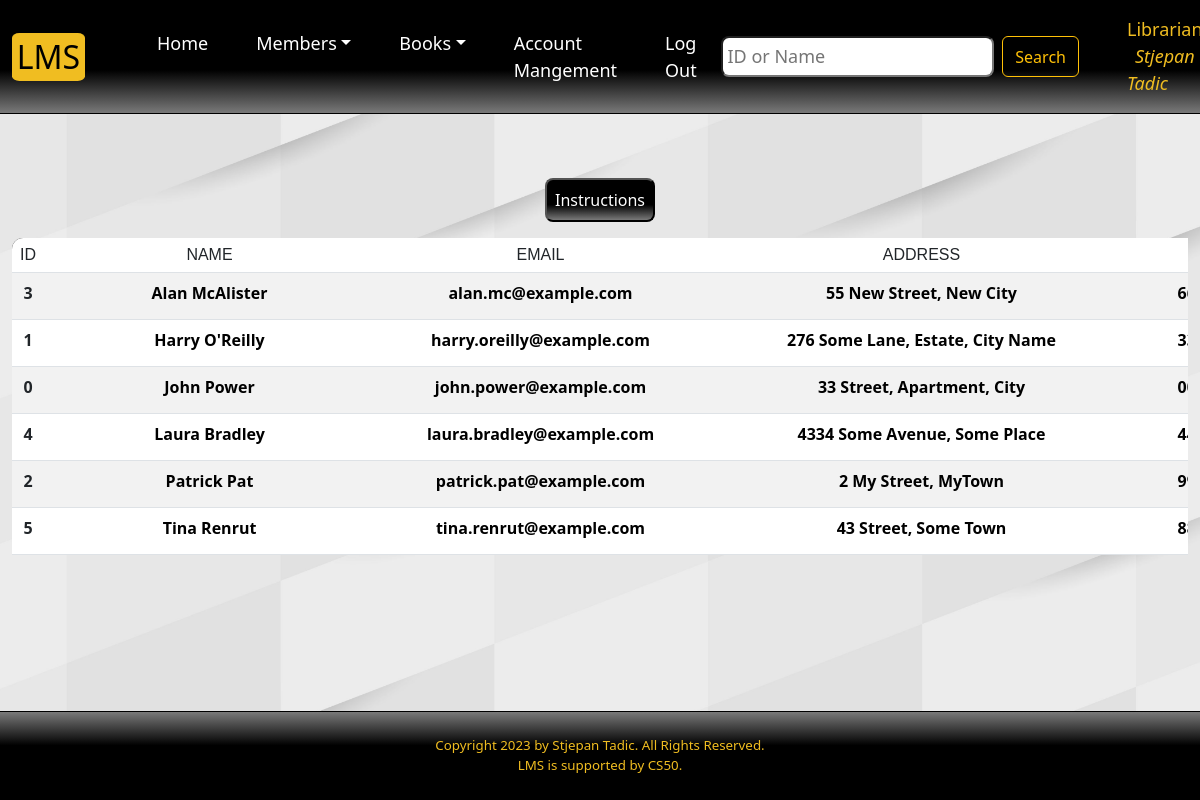
/members (signed in), run on an earlier commit of the app's database.
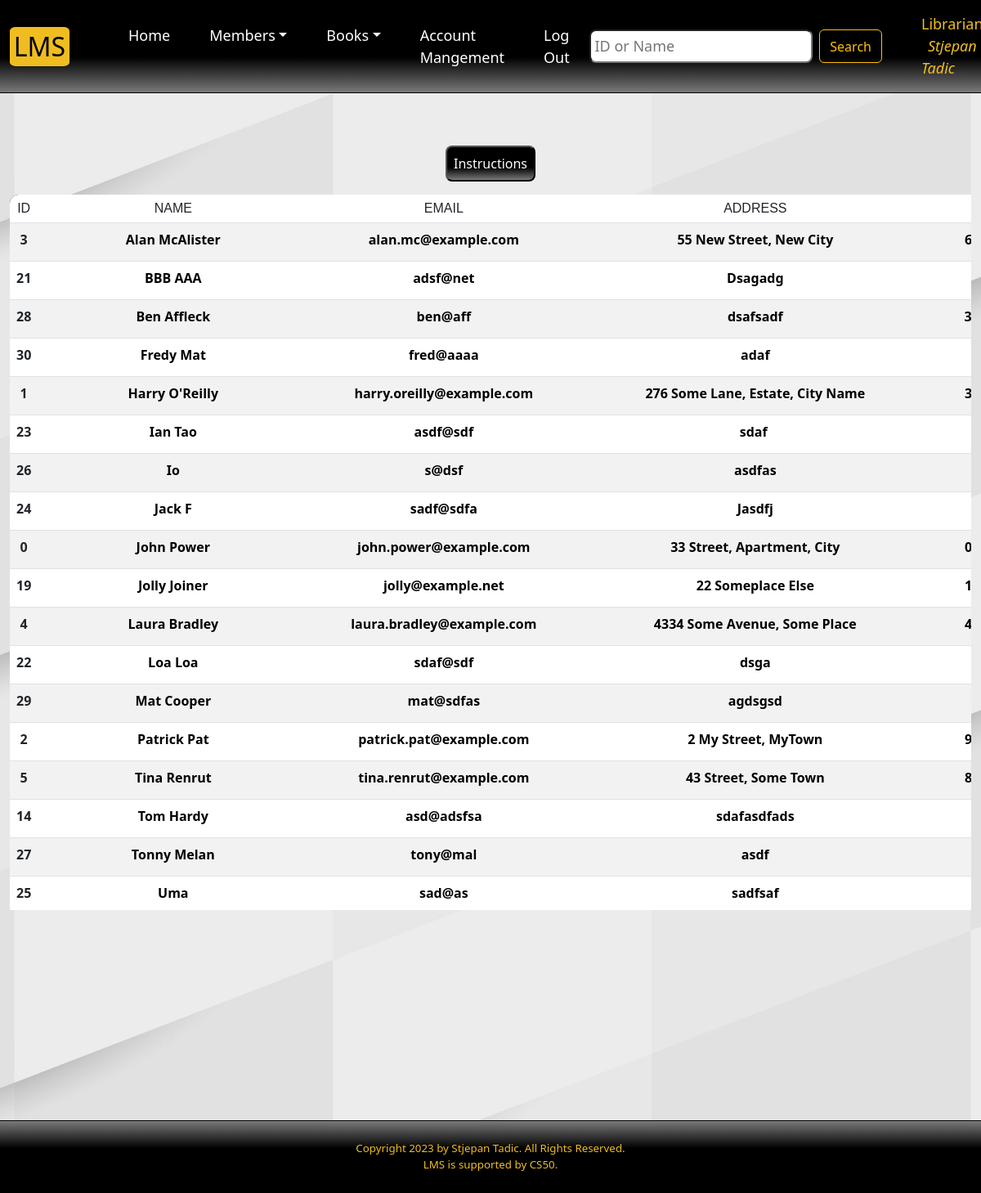
And on a later commit of the database.
### tables this page shows
CREATE TABLE "staff" ("staff_id" INTEGER PRIMARY KEY AUTOINCREMENT UNIQUE NOT NULL, "name" TEXT NOT NULL, "username" TEXT NOT NULL, "hash" TEXT NOT NULL, time TIMESTAMP NOT NULL DEFAULT CURRENT_TIMESTAMP
);

CREATE TABLE "members" ("member_id" INTEGER PRIMARY KEY AUTOINCREMENT UNIQUE NOT NULL, "name" TEXT NOT NULL, "email" TEXT NOT NULL, "address" TEXT NOT NULL, phone VARCHAR(20) NOT NULL,
time TIMESTAMP NOT NULL DEFAULT CURRENT_TIMESTAMP);

### app.py (the view, shortened to what this page needs)
@app.route('/members', methods = ['GET', 'POST'])
@login_required
def members():
    user_id = session['user_id']
    name = db.execute('SELECT name FROM staff WHERE staff_id = ?', user_id)[0]['name']
    members = db.execute('SELECT * FROM members ORDER BY name ASC')
    if request.method == 'GET':
        q = request.args.get('query')
        if q:
            members = db.execute('SELECT * FROM members WHERE member_id LIKE ? OR name LIKE ?', q, '%' + q + '%')
            return render_template('members.html', name=name, members=members)
        return render_template('members.html', name=name, members=members)

### app.py (called while the page is built)
@app.after_request
def after_request(response):
    response.headers["Cache-Control"] = "no-cache, no-store, must-revalidate"
    response.headers["Expires"] = 0
    response.headers["Pragma"] = "no-cache"
    return response

def login_required(f):
    @wraps(f)
    def decorated_function(*args, **kwargs):
        if session.get("user_id") is None:
            return redirect("/login")
        return f(*args, **kwargs)
    return decorated_function

### templates/members.html (shortened to what this page needs)
{% extends "layout.html" %}
{% block search %}
<form class="d-flex aaa" role="search">
    <input class="search me-2" type="search" name="query" autocomplete="off" placeholder="ID or Name" aria-label="Search">
    <button class="btn btn-outline-warning" type="submit">Search</button>
</form>
{% endblock %}
{% block main %}
<p>
    <button class="button btn-members" type="button" data-bs-toggle="collapse" data-bs-target="#collapseExample" aria-expanded="false" aria-controls="collapseExample">
        Instructions
    </button>
</p>
<div class="wrapper">
<table class="table table-striped" spellcheck="false">
    <thead class="sticky-top table-top">
        <tr>
            <th scope="col" style="border-radius: 0.7rem 0 0 0;">ID</th>
            <th scope="col">NAME</th>
            <th scope="col">EMAIL</th>
            <th scope="col">ADDRESS</th>
            <th scope="col">PHONE</th>
        </tr>
    </thead>
    <tbody>
        {% for member in members %}
        <tr class="row-data">
            <form action="/members" method="POST" onsubmit="return confirm('Are you sure you want to proceed?')">
                <td><input type="text" name="id" value="{{ member.member_id }}" hidden>{{ member.member_id }}</td>
                <td><textarea oninput='this.style.height = "";this.style.height = this.scrollHeight + "px"' name="name" rows="1" cols="30">{{ member.name }}</textarea></td>
                <td><textarea oninput='this.style.height = "";this.style.height = this.scrollHeight + "px"' name="email" rows="1" cols="30">{{ member.email }}</textarea></td>
                <td><textarea oninput='this.style.height = "";this.style.height = this.scrollHeight + "px"' name="address" rows="1" cols="40">{{ member.address }}</textarea></td>
                <td><textarea oninput='this.style.height = "";this.style.height = this.scrollHeight + "px"' name="phone" rows="1" cols="15">{{ member.phone }}</textarea></td>
            </form>
        </tr>
        {% endfor %}
    </tbody>
</table>
</div>
{% endblock %}

### templates/layout.html (shortened to what this page needs)
<!DOCTYPE html>
<html land="en">
<head>
    <link href="https://cdn.jsdelivr.net/npm/bootstrap@5.3.0-alpha1/dist/css/bootstrap.min.css" rel="stylesheet">
    <link href="../static/styles.css" rel="stylesheet">
</head>
<body>
    <nav class="navbar navbar-expand-lg sticky-top">
        <div class="container-fluid">
            <a class="navbar-brand" href="/">LMS</a>
            <div class="collapse navbar-collapse" id="navbarSupportedContent">
                {% if session["user_id"] %}
                    <ul class="navbar-nav me-auto mb-2 mb-lg-0">
                        <li class="nav-item"><a class="nav-link" aria-current="page" href="/">Home</a></li>
                        <li class="nav-item dropdown">
                            <a class="nav-link dropdown-toggle" href="#" role="button" data-bs-toggle="dropdown" aria-expanded="false">Members</a>
                        </li>
                        <li class="nav-item dropdown">
                            <a class="nav-link dropdown-toggle" href="#" role="button" data-bs-toggle="dropdown" aria-expanded="false">Books</a>
                        </li>
                        <li class="nav-item"><a class="nav-link" aria-current="page" href="#">Account Mangement</a></li>
                        <li class="nav-item"><a class="nav-link" aria-current="page" href="/logout">Log Out</a></li>
                    </ul>
                    {% block search %}{% endblock %}
                    <div class="nav-item user">Librarian: <span>{{ name }}</span></div>
                {% endif %}
            </div>
        </div>
    </nav>
    <main class="container-fluid text-center py-5">
        {% block main %}
        {% endblock %}
    </main>
    <footer>
        Copyright 2023 by Stjepan Tadic. All Rights Reserved.<br>
        LMS is supported by CS50.
    </footer>
</body>
</html>

### static/styles.css (style rules this page uses)
body { background-image: url("pattern.jpg"); background-attachment: fixed; min-height: 100vh; display: flex; flex-direction: column; background-position: center center; background-size: cover; overflow: hidden; }
nav { background-image: linear-gradient(180deg, rgba(0,0,0,1) 62%, rgba(121,121,121,1) 100%); border-bottom: solid black 0.1rem; }
.navbar { font-size: large; }
.nav-item { padding: 0.5rem 1rem; }
.navbar-brand { margin-right: 3rem; border-radius: 10%; padding: 0 0.3rem; font-size: 2rem; background-color: rgb(240, 189, 33); }
.nav-link { color: white; }
footer { background-image: linear-gradient(0deg, rgba(0,0,0,1) 62%, rgba(121,121,121,1) 100%); margin-top: auto; padding: 1.5rem; color: rgb(240, 189, 33);; font-size: smaller; text-align: center; border-top: solid black 0.1rem; }
.user { color: rgb(240, 189, 33); float: right; margin-left: 2rem; }
.user span { font-style: italic; padding-left: 0.5rem; }
.search { background-color: white; border-radius: 0.5rem; padding: 0.3rem; }
.wrapper { overflow: hidden; overflow-x: auto; overflow-y: auto; max-height: 60vh; }
.table { font-weight: bold; }
.table-top { background-image: linear-gradient(180deg, rgba(0,0,0,1) 62%, rgba(121,121,121,1) 100%); color: white; }
th { font: caption; }
.button { color: white; background-image: linear-gradient(180deg, rgba(0,0,0,1) 62%, rgba(121,121,121,1) 100%); border-radius: 0.5rem; }
.btn-members { padding: 0.5rem; }
textarea { border: none; resize: none; padding: 0; background-color: transparent; text-align: center; font-weight: bold; margin: 0; padding: 0; cursor: pointer; }

What changed in the data, as far as the page shows it:
added members: member_id "21", name "BBB AAA", email "adsf@net", address "Dsagadg", phone "3523500"
added members: member_id "28", name "Ben Affleck", email "ben@aff", address "dsafsadf", phone "32434234324"
added members: member_id "30", name "Fredy Mat", email "fred@aaaa", address "adaf", phone "23232"
added members: member_id "23", name "Ian Tao", email "asdf@sdf", address "sdaf", phone "2323"
added members: member_id "26", name "Io", email "s@dsf", address "asdfas", phone "123123"
added members: member_id "24", name "Jack F", email "sadf@sdfa", address "Jasdfj", phone "464645"
added members: member_id "19", name "Jolly Joiner", email "jolly@example.net", address "22 Someplace Else", phone "123 456 7890"
added members: member_id "22", name "Loa Loa", email "sdaf@sdf", address "dsga", phone "23123"
added members: member_id "29", name "Mat Cooper", email "mat@sdfas", address "agdsgsd", phone "2424214"
added members: member_id "14", name "Tom Hardy", email "asd@adsfsa", address "sdafasdfads", phone "326449"
added members: member_id "27", name "Tonny Melan", email "tony@mal", address "asdf", phone "2142"
added members: member_id "25", name "Uma", email "sad@as", address "sadfsaf", phone "214124"
